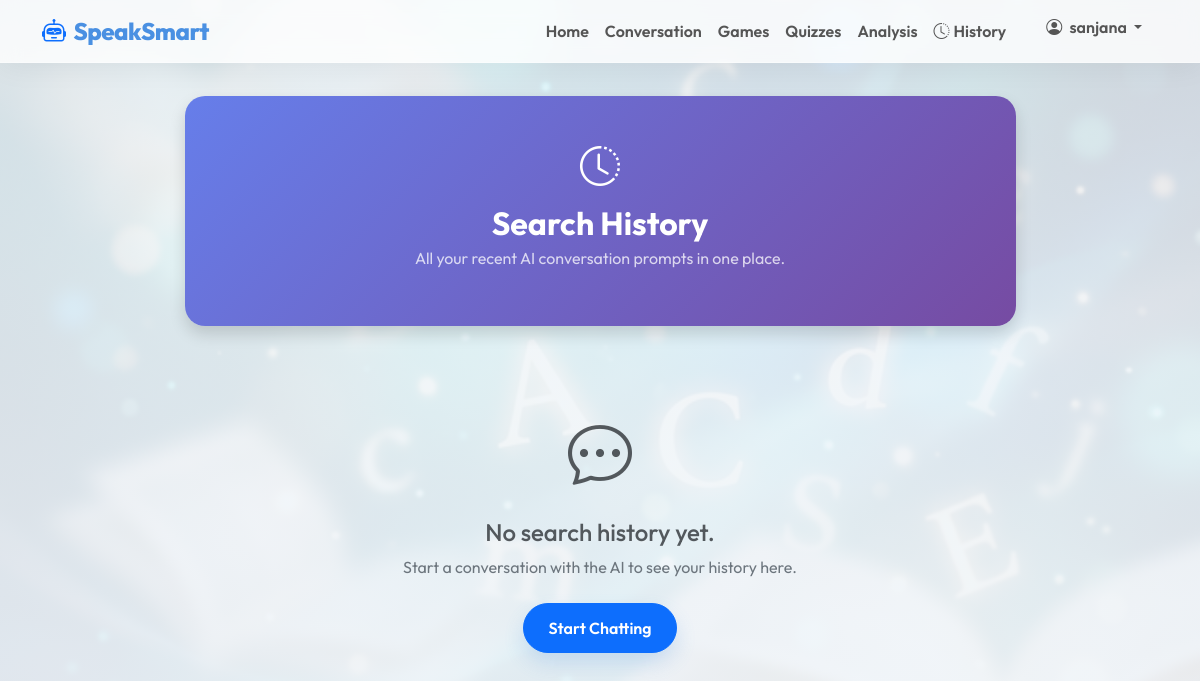
Before: /history/ (signed in) with the older database file.
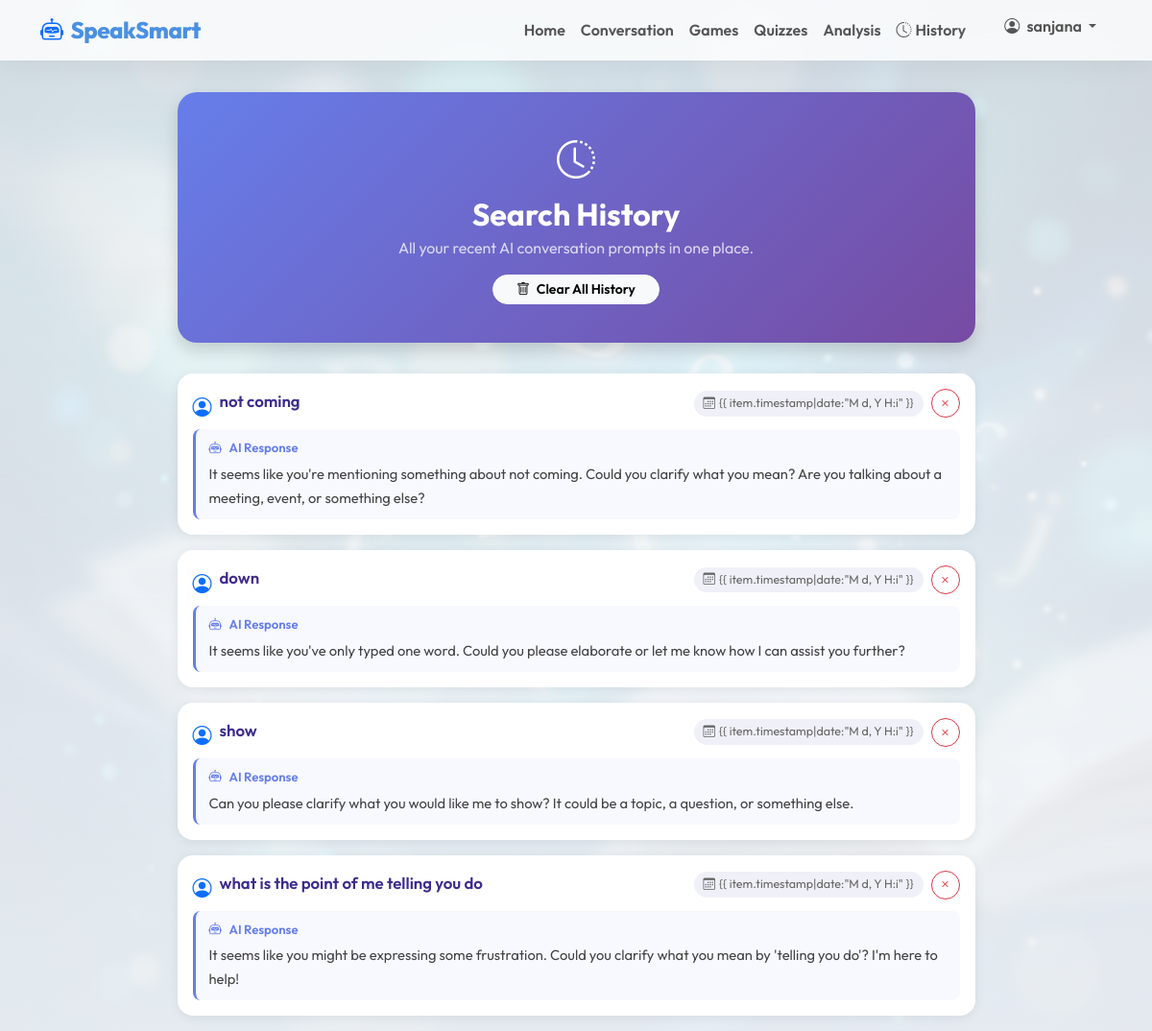
After: the same page with the newer database file.
### core/models.py (models this page shows, shortened)
class SearchHistory(models.Model):
    user = models.ForeignKey(User, on_delete=models.CASCADE, related_name='search_history')
    prompt = models.TextField()
    ai_response = models.TextField()
    timestamp = models.DateTimeField(auto_now_add=True)
    class Meta:
        ordering = ['-timestamp']

### core/views.py (the view)
# urls.py: path('history/', views.search_history, name='search_history'),
@login_required
def search_history(request):
    history = SearchHistory.objects.filter(user=request.user)[:50]
    return render(request, 'search_history.html', {'history': history})

### templates/search_history.html (shortened to what this page needs)
{% extends 'base.html' %}
{% block content %}
<div class="row justify-content-center">
    <div class="col-md-9">
        <div class="header-section text-center shadow">
            <i class="bi bi-clock-history" style="font-size: 2.5rem;"></i>
            <h2 class="fw-bold mt-2 mb-1">Search History</h2>
            <p class="mb-3 opacity-75">All your recent AI conversation prompts in one place.</p>
            {% if history %}
            <button class="btn btn-light btn-sm rounded-pill px-4 fw-semibold" id="btn-clear-all">
                <i class="bi bi-trash me-1"></i> Clear All History
            </button>
            {% endif %}
        </div>
        {% if not history %}
        <div class="text-center py-5">
            <i class="bi bi-chat-dots text-muted" style="font-size: 4rem;"></i>
            <h4 class="mt-3 text-muted">No search history yet.</h4>
            <p class="text-secondary">Start a conversation with the AI to see your history here.</p>
            <a href="/conversation/" class="btn btn-primary btn-modern px-4 mt-2">Start Chatting</a>
        </div>
        {% else %}
        <div id="history-list">
            {% for item in history %}
            <div class="history-card card mb-3 p-0" id="history-item-{{ item.id }}">
                <div class="d-flex justify-content-between align-items-start p-3 pb-2">
                    <div class="d-flex align-items-start gap-2 flex-grow-1 min-w-0">
                        <i class="bi bi-person-circle text-primary fs-5 mt-1 flex-shrink-0"></i>
                        <span class="prompt-text">{{ item.prompt }}</span>
                    </div>
                    <div class="d-flex align-items-center gap-2 ms-2 flex-shrink-0">
                        <span class="timestamp-badge"><i class="bi bi-calendar3 me-1"></i>{{ item.timestamp|date:"M d, Y
                            H:i" }}</span>
                        <button class="btn btn-sm btn-outline-danger rounded-circle p-1 btn-delete"
                            data-id="{{ item.id }}" title="Delete this entry" style="width:30px;height:30px;">
                            <i class="bi bi-x"></i>
                        </button>
                    </div>
                </div>
                {% if item.ai_response %}
                <div class="px-3 pb-3">
                    <div
                        style="background:#f8f9ff; border-left:3px solid #667eea; border-radius:8px; padding:10px 14px;">
                        <div class="d-flex align-items-center gap-2 mb-1"
                            style="color:#667eea; font-size:0.82rem; font-weight:600;">
                            <i class="bi bi-robot"></i> AI Response
                        </div>
                        <div class="response-text">{{ item.ai_response }}</div>
                    </div>
                </div>
                {% endif %}
            </div>
            {% endfor %}
        </div>
        {% endif %}
    </div>
</div>
{% endblock %}

Changed rows visible on the page:
added SearchHistory: prompt "not coming", ai_response "It seems like you're mentioning something about not coming. Could you clarify what you mean? Are you talking about a meeting, event, or something else?"
added SearchHistory: prompt "down", ai_response "It seems like you've only typed one word. Could you please elaborate or let me know how I can assist you further?"
added SearchHistory: prompt "show", ai_response "Can you please clarify what you would like me to show? It could be a topic, a question, or something else."
added SearchHistory: prompt "what is the point of me telling you do", ai_response "It seems like you might be expressing some frustration. Could you clarify what you mean by 'telling you do'? I'm here to help!"
Other visible differences:
text no longer shown: "No search history yet. Start a conversation with the AI to see your history here. Start Chatting"
text now shown: "Clear All History"
